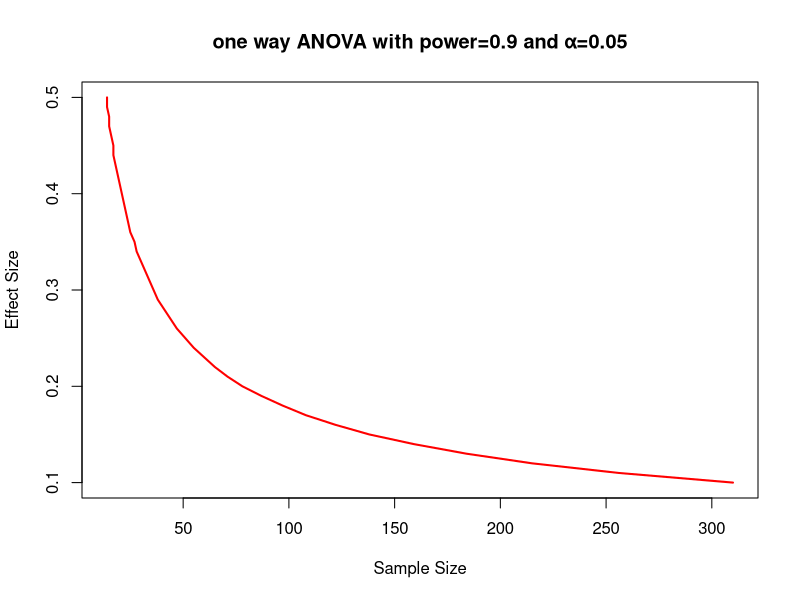
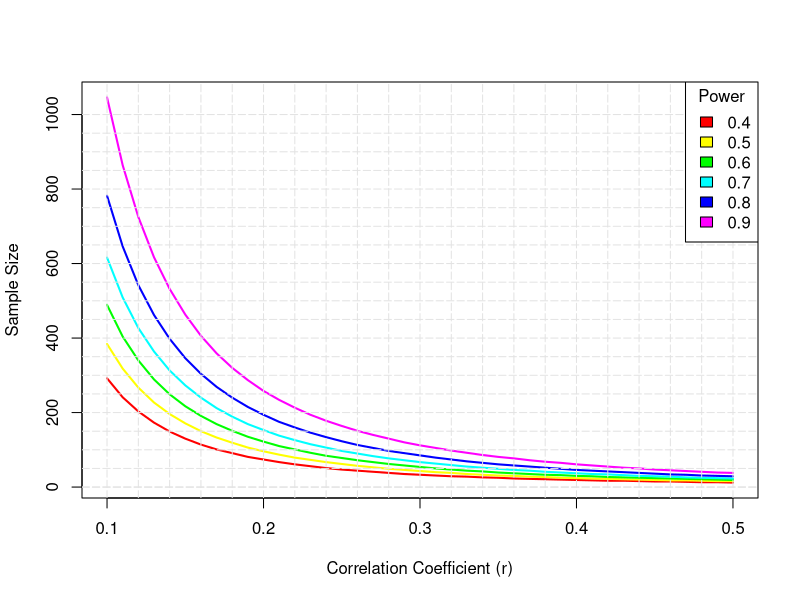

These charts were generated, in order, by the following R code:
## ---- chunk 1
install.packages("pwr")
#样本大小
#显著性水平α
#功效 1-β
#效应值 备择假设下效应的量
library(pwr)
############################  用pwr包做功效分析  ###############################
#t检验    效应值d=(μ1-μ2)/σ
pwr.t.test(d=0.8,sig.level = .05,power = 0.9,type = "two.sample",alternative = "two.sided")
pwr.t.test(n=20,d=0.5,sig.level = .01,type = "two.sample",alternative = "two.sided") #平衡
pwr.t2n.test(n1=10,n2=30,d=0.5,sig.level = .01)#效应值降低


#方差检验     效应值f=sqrt((∑pi×(μi-μ)^2)/σ^2)   pi=ni/N
pwr.anova.test(k=5,f=0.25,sig.level = 0.05,power = 0.8)

#相关性    效应值 r=ρ 线性相关系数
rn<-pwr.r.test(r=0.25,sig.level = 0.05,power=0.90,alternative = "greater")
rn$n
#线性模型
pwr.f2.test(u=3,f2=0.0769,sig.level = 0.05,power = 0.9) #  N=185+7+1=193

#比例检验
pwr.2p.test(h=ES.h(.65,.60),sig.level = 0.05,power=.9,alternative = "greater")
#卡方检验
p<-matrix(c(.42,.28,.03,.07,.10,.10),byrow = TRUE,nrow = 3)
ES.w2(p)
pwr.chisq.test(w=ES.w2(p),df=2,sig.level = 0.05,power = 0.9)
############  ANOVA检测显著效应所需的样本量曲线
es<-seq(.1,.5,.01) #seq(from,to,by)
nes<-length(es)
samsize<-NULL
for (i in 1:nes) {
  result<-pwr.anova.test(k=5,f=es[i],sig.level = 0.05,power = .9)
  samsize[i]<-ceiling(result$n)  #ceiling(x)  不小于x的最小整数
}
plot(samsize,es,type="l",lwd=2,col="red",
     ylab="Effect Size",
     xlab="Sample Size",
     main="one way ANOVA with power=0.9 and α=0.05")

##########################  绘制功效分析图形  ###################################
##检验各种效应值下的相关性所需的样本量曲线
library(pwr)
r<-seq(.1,.5,.01)
nr<-length(r)
p<-seq(.4,.9,.1)
np<-length(p)
samsize<-array(numeric(nr*np),dim=c(nr,np))
for(i in 1:np){
  for(j in 1:nr){
    result<-pwr.r.test(n=NULL,r=r[j],sig.level=.05,power=p[i],alternative="two.sided")
    samsize[j,i]<-ceiling(result$n) 
  }
}
xrange<-range(r)
yrange<-round(range(samsize))
colors<-rainbow(length(p))
plot(xrange,yrange,type = "n",
     xlab = "Correlation Coefficient (r)",
     ylab = "Sample Size"
     )
for (i in 1:np) lines(r,samsize[,i],type = "l",lwd=2,col=colors[i])# 以曲线形式添加功效曲线
abline(v=0,h=seq(0,yrange[2],50),lty=5,col="grey89")
abline(h=0,v=seq(0,xrange[2],.02),lty=5,col="grey89")  #添加网格线
legend("topright",title="Power",as.character(p),fill=colors)
